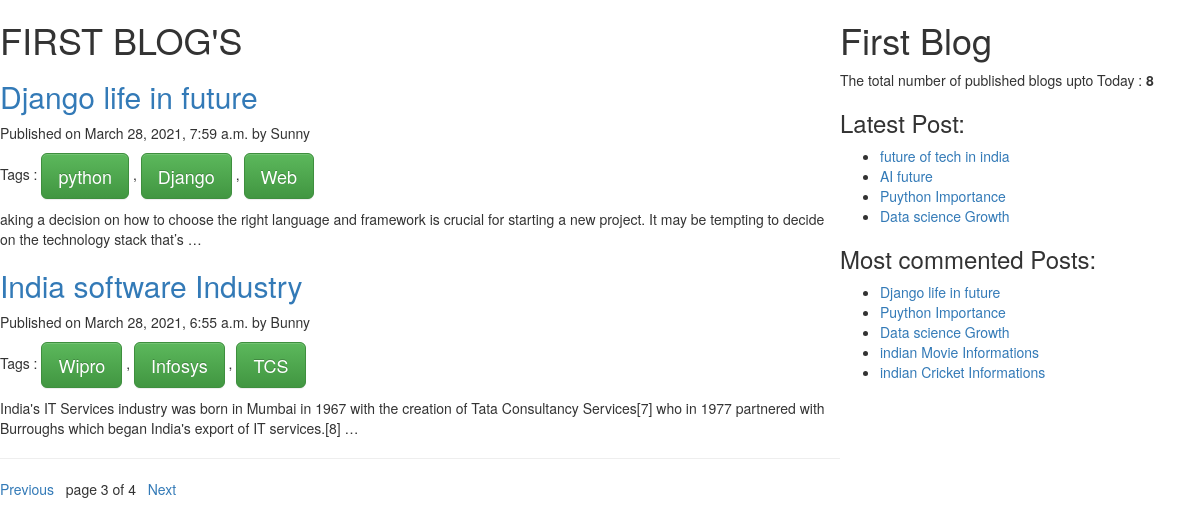
/?page=3, run on the app's committed database.
### BlogApp/models.py (models this page shows, shortened)
class Post(models.Model):
    STATUS_CHOICE=(('draft',"Draft"),('published','Published'))
    title = models.CharField(max_length=256)
    slug= models.SlugField(max_length=164,unique_for_date='publish')
    author=models.ForeignKey(User, related_name="blog_post", on_delete=models.CASCADE)
    body= models.TextField()
    publish= models.DateTimeField(default=timezone.now)
    created=models.DateTimeField(auto_now_add=True)
    updated=models.DateTimeField(auto_now=True)
    status=models.CharField(max_length=10,choices=STATUS_CHOICE , default='draft')
    objects = CustomManager()  # Added in the class of model created (published post show )
    tags = TaggableManager()
    class Meta:
        ordering=('-publish',)
    def get_absolute_url(self) :
        return reverse('post_detail',args=[self.publish.year,self.publish.strftime('%m'),self.publish.strftime('%d'),self.slug])

### BlogApp/views.py (the view)
# urls.py: path('', views.post_list_view),
def post_list_view(request,tag_slug=None):
    post_list=Post.objects.all()
    tag=None
    if tag_slug:
        tag=get_object_or_404(Tag,slug=tag_slug)
        post_list=post_list.filter(tags__in=[tag])
    paginator=Paginator(post_list,2) # Paginator how many post you want to show per page  "next & Previous"
    page_number=request.GET.get('page')
    try:
        post_list=paginator.page(page_number)
    except PageNotAnInteger:
        post_list=paginator.page(1)
    except EmptyPage:
        post_list=paginator.page(paginator.num_pages)
    return render(request,'BlogApp/post_list.html',{'post_list':post_list})

### BlogApp/models.py (called while the page is built)
    def get_queryset(self):
        return super().get_queryset().filter(status='published') # use of this class it will show only Published Post

### BlogApp/templatetags/BlogApp_tags.py (called while the page is built)
@register.simple_tag(name="my_tag")  # the usage of simple_tag to return number of post published
def total_posts():
    return Post.objects.count()

@register.inclusion_tag('BlogApp/latest_posts123.html')  # usage of inclusion_tag to dispaly Latest Posts
def show_latest_posts(count=3): # you can write how many post you want
    latest_posts =Post.objects.order_by('-publish')[:count]  # Most recent Three [:3] or [:count] whtaever post you want to show
    return {'latest_posts':latest_posts}

@register.simple_tag
def get_most_commented_posts(count=5):
    return Post.objects.annotate(total_comments=Count('comments')).order_by('-total_comments')[:count]   # ('-total_commments')"-" minus here top most comment then after that and then

### templates/BlogApp/post_list.html (shortened to what this page needs)
{% extends 'BlogApp/base.html' %}
    {% block content %}
      <h1 >FIRST BLOG'S</h1>
      {% for post in post_list %}
      <a href="{{post.get_absolute_url}}"><h2> {{post.title}}</h2></a>
      <p id='date'>Published on {{post.publish}} by {{post.author|title}}</p>
      <p> Tags :
        {% for tag in post.tags.all %}
          <a href="{%url 'post_list_by_tag_name' tag.slug%}" class="btn btn-success btn-lg">{{tag.name}}</a>
          {%if not forloop.last%},{%endif%}
        {%endfor%}
      </p>
        {{post.body|truncatewords:30|linebreaks}}
      {% endfor %}
      <hr>
{%include 'BlogApp/paginator.html' with page=post_list%}
    {% endblock %}

### templates/BlogApp/base.html (shortened to what this page needs)
<!DOCTYPE html>{% load static %}
{% load BlogApp_tags %}
<html lang="en" dir="ltr">
  <head>
<link rel="stylesheet" href="https://maxcdn.bootstrapcdn.com/bootstrap/3.3.7/css/bootstrap.min.css">
<link rel="stylesheet" href="https://maxcdn.bootstrapcdn.com/bootstrap/3.3.7/css/bootstrap-theme.min.css">
<link rel="stylesheet" href="{% static 'css/post_list.css' %}">
  </head>
  <body>
    <div class="content">
      {%block content%}{%endblock%}
    </div>
    <div class="sidebar">
      <h1>First Blog</h1>
     <p>The total number of published  blogs upto Today : <span id='pcount'> {%  my_tag %} </span></p>
     <h3>Latest Post:</h3>{% show_latest_posts 4%}
     <h3>Most commented Posts:</h3>
     {% get_most_commented_posts as most_commented_posts %}
     <ul>
       {% for post in most_commented_posts %}
       <li><a href="{{post.get_absolute_url}}">{{post.title}}</a></li>
       {%endfor%}
     </ul>
    </div>
  </body>
</html>

### templates/BlogApp/latest_posts123.html (shortened to what this page needs)
<ul>
    {%for post in latest_posts %}
    <li><a href="{{post.get_absolute_url}}">{{post.title}}</a></li>
    {%endfor %}
</ul>

### static/css/post_list.css (style rules this page uses)
.content { width: 70%; float: left; }
.sidebar { width: 30%; float: right; }
#pcount { font: size 40px; flood-color: blueviolet ; font-weight: bold; }

### data on the page
Post: title "Django life in future", publish "March 28, 2021, 7:59 a.m.", author "Sunny", body "aking a decision on how to choose the right language and framework is crucial for starting a new project. It may be tempting to decide on the technology stack that’s …"
Tag: name "python"
Tag: name "Django"
Tag: name "Web"
Post: title "India software Industry", publish "March 28, 2021, 6:55 a.m.", author "Bunny", body "India's IT Services industry was born in Mumbai in 1967 with the creation of Tata Consultancy Services[7] who in 1977 partnered with Burroughs which began India's export of IT services.[8] …"
Tag: name "Wipro"
Tag: name "Infosys"
Tag: name "TCS"
Post: title "future of tech in india"
Post: title "AI future"
Post: title "Puython Importance"
Post: title "Data science Growth"
Post: title "indian Movie Informations"
Post: title "indian Cricket Informations"

### other printed values
{{ page.number }} "3"
{{ page.paginator.num_pages }} "4"
